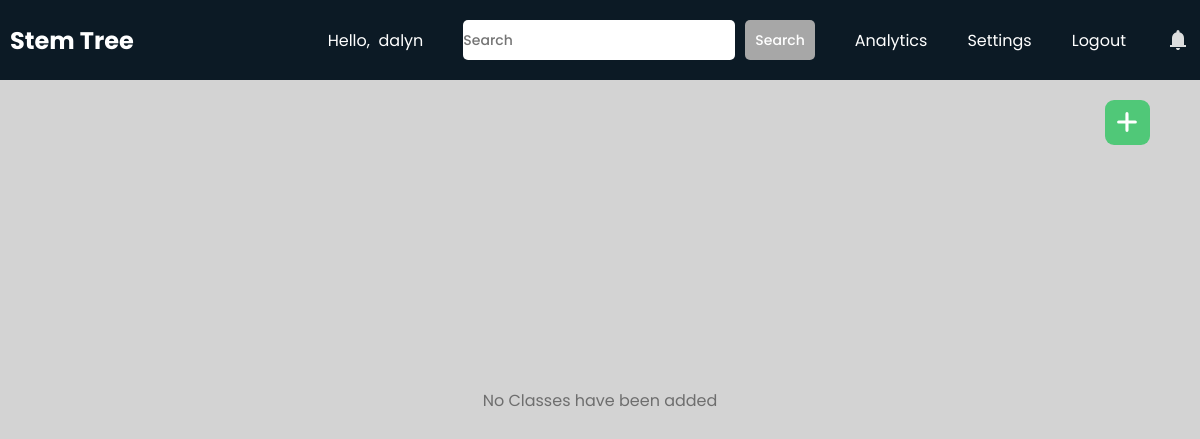
The app's page /teachers/ (signed in), older data.
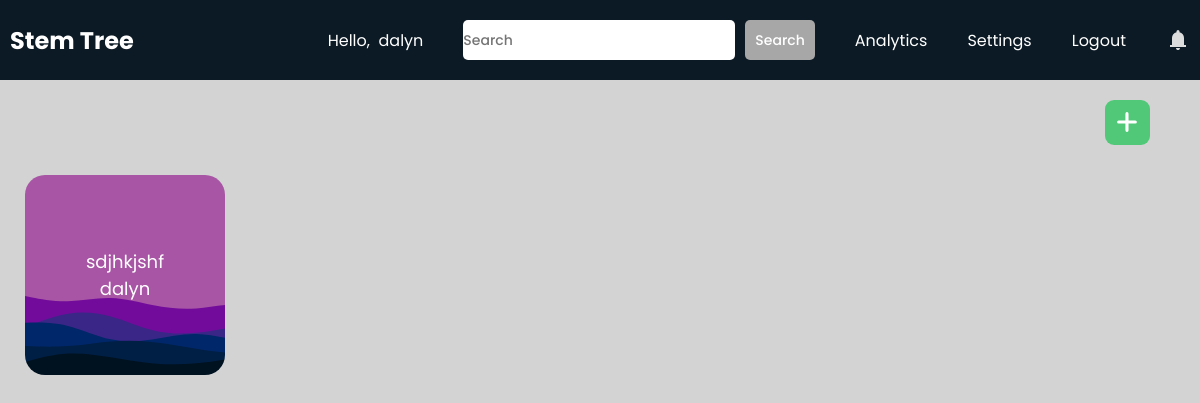
The same page, newer data.
### teachers/models.py (models this page shows, shortened)
class MyClass(models.Model):
    id = models.UUIDField(primary_key=True, default=uuid.uuid4, editable=False)
    class_descriptor = models.CharField(max_length=50)
    class_name = models.CharField(max_length=100)
    term = models.CharField(max_length=100, null=True)
    teacher = models.ForeignKey(User, on_delete=models.CASCADE)

### teachers/views.py (the view, shortened to what this page needs)
# urls.py: 2. Add a URL to urlpatterns:  path('', views.home, name='home')
def home(request):
    classes = MyClass.objects.filter(teacher=request.user)
    context = {'classes': classes}
    return render(request, "teachers/home.html", context)

### teachers/templates/teachers/home.html (shortened to what this page needs)
{% extends 'teachers/base.html' %}
{% load static %}
{% block extra_css %}
    <link rel="stylesheet" href="{% static 'css/teacher.css' %}">
{% endblock %}
{% block content %}
    <div id="addbtn"><svg xmlns="http://www.w3.org/2000/svg" width="12" height="12" viewBox="0 0 12 12"><path fill="white" d="M6.5 1.75a.75.75 0 0 0-1.5 0V5H1.75a.75.75 0 0 0 0 1.5H5v3.25a.75.75 0 0 0 1.5 0V6.5h3.25a.75.75 0 0 0 0-1.5H6.5V1.75Z"/></svg></div>
    <div id="contentwrapper">
        <div id="content">
            {% if classes %}
                    {% for class in classes %}
                        <div class="cards" data-class-id= "{{ class.id }}" >
                            <span>{{ class.class_name }}</span>
                            <span>{{ class.teacher.username }}</span>
                        </div>
                    {% endfor %}
            {% else %}
                <span id="noclasses">No Classes have been added</span>
            {% endif %}
        </div>
    </div>
{% endblock %}

Row changes from the older to the newer data that the page shows:
added MyClass: class_name "sdjhkjshf", teacher.username "dalyn"
Text that changed along with them:
text no longer shown: "No Classes have been added"
